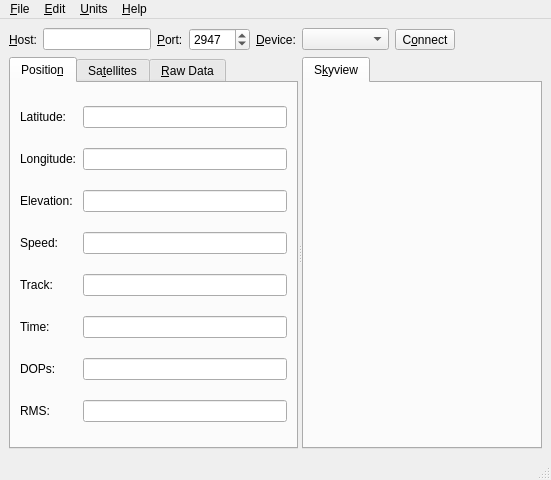
<?xml version="1.0" encoding="UTF-8"?>
<ui version="4.0">
 <class>MainWindow</class>
 <widget class="QMainWindow" name="MainWindow">
  <property name="geometry">
   <rect>
    <x>0</x>
    <y>0</y>
    <width>551</width>
    <height>480</height>
   </rect>
  </property>
  <property name="windowTitle">
   <string>qtGpsc</string>
  </property>
  <property name="windowIcon">
   <iconset resource="qtgpsc.qrc">
    <normaloff>:/rsc/images/gpsd-logo-small.png</normaloff>:/rsc/images/gpsd-logo-small.png</iconset>
  </property>
  <widget class="QWidget" name="main">
   <layout class="QVBoxLayout" name="verticalLayout">
    <item>
     <layout class="QHBoxLayout" name="horizontalLayout">
      <item>
       <widget class="QLabel" name="hostLabel">
        <property name="text">
         <string>&amp;Host:</string>
        </property>
        <property name="buddy">
         <cstring>host</cstring>
        </property>
       </widget>
      </item>
      <item>
       <widget class="QLineEdit" name="host">
        <property name="toolTip">
         <string>Hostname of GPSD server</string>
        </property>
       </widget>
      </item>
      <item>
       <widget class="QLabel" name="portLabel">
        <property name="text">
         <string>&amp;Port:</string>
        </property>
        <property name="buddy">
         <cstring>port</cstring>
        </property>
       </widget>
      </item>
      <item>
       <widget class="QSpinBox" name="port">
        <property name="toolTip">
         <string>Port number of GPSD server</string>
        </property>
        <property name="minimum">
         <number>1</number>
        </property>
        <property name="maximum">
         <number>65535</number>
        </property>
        <property name="value">
         <number>2947</number>
        </property>
       </widget>
      </item>
      <item>
       <widget class="QLabel" name="deviceLabel">
        <property name="text">
         <string>&amp;Device:</string>
        </property>
        <property name="buddy">
         <cstring>device</cstring>
        </property>
       </widget>
      </item>
      <item>
       <widget class="QComboBox" name="device">
        <property name="sizePolicy">
         <sizepolicy hsizetype="Expanding" vsizetype="Fixed">
          <horstretch>0</horstretch>
          <verstretch>0</verstretch>
         </sizepolicy>
        </property>
        <property name="toolTip">
         <string>GPSD device to watch</string>
        </property>
       </widget>
      </item>
      <item>
       <widget class="QToolButton" name="connectButton">
        <property name="toolTip">
         <string>Connect or disconnect from GPSD server</string>
        </property>
        <property name="text">
         <string>C&amp;onnect</string>
        </property>
        <property name="shortcut">
         <string>Ctrl+O</string>
        </property>
        <property name="checkable">
         <bool>true</bool>
        </property>
       </widget>
      </item>
      <item>
       <spacer name="horizontalSpacer">
        <property name="orientation">
         <enum>Qt::Horizontal</enum>
        </property>
        <property name="sizeType">
         <enum>QSizePolicy::Expanding</enum>
        </property>
        <property name="sizeHint" stdset="0">
         <size>
          <width>20</width>
          <height>20</height>
         </size>
        </property>
       </spacer>
      </item>
     </layout>
    </item>
    <item>
     <widget class="QSplitter" name="splitter">
      <property name="sizePolicy">
       <sizepolicy hsizetype="Expanding" vsizetype="Expanding">
        <horstretch>0</horstretch>
        <verstretch>0</verstretch>
       </sizepolicy>
      </property>
      <property name="orientation">
       <enum>Qt::Horizontal</enum>
      </property>
      <widget class="QTabWidget" name="tabWidget_3">
       <property name="currentIndex">
        <number>0</number>
       </property>
       <widget class="QWidget" name="tab_6">
        <attribute name="title">
         <string>Positio&amp;n</string>
        </attribute>
        <attribute name="toolTip">
         <string>Position, velocity, and time data</string>
        </attribute>
        <layout class="QGridLayout" name="gridLayout">
         <item row="0" column="0">
          <widget class="QLabel" name="latitudeLabel">
           <property name="text">
            <string>Latitude:</string>
           </property>
          </widget>
         </item>
         <item row="0" column="1">
          <widget class="QLineEdit" name="latitude">
           <property name="toolTip">
            <string>Latitude value</string>
           </property>
           <property name="alignment">
            <set>Qt::AlignRight|Qt::AlignTrailing|Qt::AlignVCenter</set>
           </property>
           <property name="readOnly">
            <bool>true</bool>
           </property>
          </widget>
         </item>
         <item row="1" column="0">
          <widget class="QLabel" name="longitudeLabel">
           <property name="text">
            <string>Longitude:</string>
           </property>
          </widget>
         </item>
         <item row="1" column="1">
          <widget class="QLineEdit" name="longitude">
           <property name="toolTip">
            <string>Longitude value</string>
           </property>
           <property name="alignment">
            <set>Qt::AlignRight|Qt::AlignTrailing|Qt::AlignVCenter</set>
           </property>
           <property name="readOnly">
            <bool>true</bool>
           </property>
          </widget>
         </item>
         <item row="2" column="0">
          <widget class="QLabel" name="elevationLabel">
           <property name="text">
            <string>Elevation:</string>
           </property>
          </widget>
         </item>
         <item row="2" column="1">
          <widget class="QLineEdit" name="elevation">
           <property name="toolTip">
            <string>Elevation value</string>
           </property>
           <property name="alignment">
            <set>Qt::AlignRight|Qt::AlignTrailing|Qt::AlignVCenter</set>
           </property>
           <property name="readOnly">
            <bool>true</bool>
           </property>
          </widget>
         </item>
         <item row="3" column="0">
          <widget class="QLabel" name="speedLabel">
           <property name="text">
            <string>Speed:</string>
           </property>
          </widget>
         </item>
         <item row="3" column="1">
          <widget class="QLineEdit" name="speed">
           <property name="toolTip">
            <string>Speed value</string>
           </property>
           <property name="alignment">
            <set>Qt::AlignRight|Qt::AlignTrailing|Qt::AlignVCenter</set>
           </property>
           <property name="readOnly">
            <bool>true</bool>
           </property>
          </widget>
         </item>
         <item row="4" column="0">
          <widget class="QLabel" name="trackLabel">
           <property name="text">
            <string>Track:</string>
           </property>
          </widget>
         </item>
         <item row="4" column="1">
          <widget class="QLineEdit" name="track">
           <property name="toolTip">
            <string>Track (course) value</string>
           </property>
           <property name="alignment">
            <set>Qt::AlignRight|Qt::AlignTrailing|Qt::AlignVCenter</set>
           </property>
           <property name="readOnly">
            <bool>true</bool>
           </property>
          </widget>
         </item>
         <item row="5" column="0">
          <widget class="QLabel" name="timeLabel">
           <property name="text">
            <string>Time:</string>
           </property>
          </widget>
         </item>
         <item row="5" column="1">
          <widget class="QLineEdit" name="tstamp">
           <property name="toolTip">
            <string>UTC timestamp</string>
           </property>
           <property name="alignment">
            <set>Qt::AlignRight|Qt::AlignTrailing|Qt::AlignVCenter</set>
           </property>
           <property name="readOnly">
            <bool>true</bool>
           </property>
          </widget>
         </item>
         <item row="6" column="0">
          <widget class="QLabel" name="dopsLabel">
           <property name="text">
            <string>DOPs:</string>
           </property>
          </widget>
         </item>
         <item row="6" column="1">
          <widget class="QLineEdit" name="dops">
           <property name="toolTip">
            <string>Dilution of precision values</string>
           </property>
           <property name="whatsThis">
            <string>&lt;!DOCTYPE HTML PUBLIC &quot;-//W3C//DTD HTML 4.0//EN&quot; &quot;http://www.w3.org/TR/REC-html40/strict.dtd&quot;&gt;
&lt;html&gt;&lt;head&gt;&lt;meta name=&quot;qrichtext&quot; content=&quot;1&quot; /&gt;&lt;style type=&quot;text/css&quot;&gt;
p, li { white-space: pre-wrap; }
&lt;/style&gt;&lt;/head&gt;&lt;body style=&quot; font-family:'Sans Serif'; font-size:10pt; font-weight:400; font-style:normal;&quot;&gt;
&lt;p style=&quot; margin-top:0px; margin-bottom:0px; margin-left:0px; margin-right:0px; -qt-block-indent:0; text-indent:0px;&quot;&gt;Shows the dilution of precision (DOP) values computed by the GPS receiver (or estimated by GPSD if the receiver does not provide them). They are as follows:&lt;/p&gt;
&lt;p style=&quot;-qt-paragraph-type:empty; margin-top:0px; margin-bottom:0px; margin-left:0px; margin-right:0px; -qt-block-indent:0; text-indent:0px;&quot;&gt;&lt;/p&gt;
&lt;p style=&quot; margin-top:0px; margin-bottom:0px; margin-left:0px; margin-right:0px; -qt-block-indent:0; text-indent:0px;&quot;&gt;&lt;span style=&quot; font-weight:600;&quot;&gt;P:&lt;/span&gt; Point dilution of precision (PDOP)&lt;/p&gt;
&lt;p style=&quot; margin-top:0px; margin-bottom:0px; margin-left:0px; margin-right:0px; -qt-block-indent:0; text-indent:0px;&quot;&gt;&lt;span style=&quot; font-weight:600;&quot;&gt;H:&lt;/span&gt; Horizontal dilution of precision (HDOP)&lt;/p&gt;
&lt;p style=&quot; margin-top:0px; margin-bottom:0px; margin-left:0px; margin-right:0px; -qt-block-indent:0; text-indent:0px;&quot;&gt;&lt;span style=&quot; font-weight:600;&quot;&gt;V:&lt;/span&gt; Vertical dilution of precision (VDOP)&lt;/p&gt;
&lt;p style=&quot; margin-top:0px; margin-bottom:0px; margin-left:0px; margin-right:0px; -qt-block-indent:0; text-indent:0px;&quot;&gt;&lt;span style=&quot; font-weight:600;&quot;&gt;T:&lt;/span&gt; Time dilution of precision (TDOP)&lt;/p&gt;
&lt;p style=&quot; margin-top:0px; margin-bottom:0px; margin-left:0px; margin-right:0px; -qt-block-indent:0; text-indent:0px;&quot;&gt;&lt;span style=&quot; font-weight:600;&quot;&gt;G:&lt;/span&gt; Geometric dilution of precision (GDOP)&lt;/p&gt;&lt;/body&gt;&lt;/html&gt;</string>
           </property>
           <property name="alignment">
            <set>Qt::AlignRight|Qt::AlignTrailing|Qt::AlignVCenter</set>
           </property>
           <property name="readOnly">
            <bool>true</bool>
           </property>
          </widget>
         </item>
         <item row="7" column="0">
          <widget class="QLabel" name="rmsLabel">
           <property name="text">
            <string>RMS:</string>
           </property>
          </widget>
         </item>
         <item row="7" column="1">
          <widget class="QLineEdit" name="rms">
           <property name="toolTip">
            <string>Root mean square error estimates</string>
           </property>
           <property name="whatsThis">
            <string>&lt;!DOCTYPE HTML PUBLIC &quot;-//W3C//DTD HTML 4.0//EN&quot; &quot;http://www.w3.org/TR/REC-html40/strict.dtd&quot;&gt;
&lt;html&gt;&lt;head&gt;&lt;meta name=&quot;qrichtext&quot; content=&quot;1&quot; /&gt;&lt;style type=&quot;text/css&quot;&gt;
p, li { white-space: pre-wrap; }
&lt;/style&gt;&lt;/head&gt;&lt;body style=&quot; font-family:'Sans Serif'; font-size:10pt; font-weight:400; font-style:normal;&quot;&gt;
&lt;p style=&quot; margin-top:0px; margin-bottom:0px; margin-left:0px; margin-right:0px; -qt-block-indent:0; text-indent:0px;&quot;&gt;Shows root mean square (RMS) error estimates for the current position solution in the horizontal and vertical planes, prefixed by &lt;span style=&quot; font-weight:600;&quot;&gt;H&lt;/span&gt; and &lt;span style=&quot; font-weight:600;&quot;&gt;V&lt;/span&gt;, respectively.&lt;/p&gt;
&lt;p style=&quot;-qt-paragraph-type:empty; margin-top:0px; margin-bottom:0px; margin-left:0px; margin-right:0px; -qt-block-indent:0; text-indent:0px;&quot;&gt;&lt;/p&gt;
&lt;p style=&quot; margin-top:0px; margin-bottom:0px; margin-left:0px; margin-right:0px; -qt-block-indent:0; text-indent:0px;&quot;&gt;The units of these quantities are the same as the selected altitude units, i.e., metres or feet.&lt;/p&gt;&lt;/body&gt;&lt;/html&gt;</string>
           </property>
           <property name="alignment">
            <set>Qt::AlignRight|Qt::AlignTrailing|Qt::AlignVCenter</set>
           </property>
           <property name="readOnly">
            <bool>true</bool>
           </property>
          </widget>
         </item>
        </layout>
       </widget>
       <widget class="QWidget" name="tab_7">
        <attribute name="title">
         <string>Sa&amp;tellites</string>
        </attribute>
        <attribute name="toolTip">
         <string>Satellite constellation data</string>
        </attribute>
        <layout class="QGridLayout" name="gridLayout_2">
         <item row="0" column="0">
          <widget class="SatTable" name="satTable">
           <attribute name="horizontalHeaderMinimumSectionSize">
            <number>20</number>
           </attribute>
           <attribute name="verticalHeaderVisible">
            <bool>false</bool>
           </attribute>
           <attribute name="verticalHeaderVisible">
            <bool>false</bool>
           </attribute>
           <attribute name="horizontalHeaderMinimumSectionSize">
            <number>20</number>
           </attribute>
           <column>
            <property name="text">
             <string>PRN</string>
            </property>
           </column>
           <column>
            <property name="text">
             <string>Azimuth</string>
            </property>
           </column>
           <column>
            <property name="text">
             <string>Elevation</string>
            </property>
           </column>
           <column>
            <property name="text">
             <string>S/N</string>
            </property>
           </column>
           <column>
            <property name="text">
             <string>Used</string>
            </property>
           </column>
          </widget>
         </item>
        </layout>
       </widget>
       <widget class="QWidget" name="tab">
        <attribute name="title">
         <string>&amp;Raw Data</string>
        </attribute>
        <attribute name="toolTip">
         <string>Raw data stream from GPSD server</string>
        </attribute>
        <layout class="QVBoxLayout" name="verticalLayout_3">
         <item>
          <widget class="GpsdRawDataViewer" name="rawDataViewer" native="true"/>
         </item>
        </layout>
       </widget>
      </widget>
      <widget class="QTabWidget" name="tabWidget_2">
       <property name="minimumSize">
        <size>
         <width>240</width>
         <height>0</height>
        </size>
       </property>
       <property name="currentIndex">
        <number>0</number>
       </property>
       <widget class="QWidget" name="tab_3">
        <attribute name="title">
         <string>S&amp;kyview</string>
        </attribute>
        <attribute name="toolTip">
         <string>Skyplot of satellite constellation</string>
        </attribute>
        <layout class="QVBoxLayout" name="verticalLayout_2">
         <item>
          <widget class="SatView" name="satView" native="true">
           <property name="sizePolicy">
            <sizepolicy hsizetype="Expanding" vsizetype="Expanding">
             <horstretch>0</horstretch>
             <verstretch>0</verstretch>
            </sizepolicy>
           </property>
           <property name="focusPolicy">
            <enum>Qt::StrongFocus</enum>
           </property>
           <property name="whatsThis">
            <string>This is a graphical representation of the GNSS (Global Navigation Satellite System) constellation with respect to the receiver's current location.

The range circles represent the elevation angle, from 0° (the horizon) on the outer circle to 90° (the zenith) at the centre. Therefore, the higher a satellite is on the sky, the closer to the centre.

The azimuth of a satellite respect to the receiver is given in a clockwise fashion, with True North straight up, East on the right, South at the bottom, and West on the left.

Satellites which the GNSS receiver reports as being used in the solution are shown with a solid fill; visible satellites which are reported as not in use are represented as hollow circles. In any case, SVN (Satellite Vehicle Number) as reported by the GNSS receiver is shown next to the satellite's position.
</string>
           </property>
          </widget>
         </item>
        </layout>
       </widget>
      </widget>
     </widget>
    </item>
   </layout>
  </widget>
  <widget class="QMenuBar" name="menubar">
   <property name="geometry">
    <rect>
     <x>0</x>
     <y>0</y>
     <width>551</width>
     <height>22</height>
    </rect>
   </property>
   <widget class="QMenu" name="menu_File">
    <property name="title">
     <string>&amp;File</string>
    </property>
    <addaction name="actionQuit"/>
   </widget>
   <widget class="QMenu" name="menuUnits">
    <property name="title">
     <string>&amp;Units</string>
    </property>
    <widget class="QMenu" name="menuSpeed">
     <property name="title">
      <string>&amp;Speed</string>
     </property>
     <addaction name="actionMetres_per_second"/>
     <addaction name="actionKilometres_per_hour"/>
     <addaction name="actionMiles_per_hour"/>
     <addaction name="actionKnots"/>
    </widget>
    <widget class="QMenu" name="menuAltitude">
     <property name="title">
      <string>&amp;Altitude</string>
     </property>
     <addaction name="actionMetres"/>
     <addaction name="actionFeet"/>
    </widget>
    <widget class="QMenu" name="menuDistance">
     <property name="title">
      <string>&amp;Distance</string>
     </property>
     <addaction name="actionKilometres"/>
     <addaction name="actionStatute_Miles"/>
     <addaction name="actionNautical_Miles"/>
    </widget>
    <widget class="QMenu" name="menuPosition">
     <property name="title">
      <string>&amp;Position</string>
     </property>
     <addaction name="actionDegrees_minutes_seconds"/>
     <addaction name="actionDegrees_minutes"/>
     <addaction name="actionDegrees"/>
     <addaction name="actionGrads"/>
     <addaction name="actionRadians"/>
    </widget>
    <addaction name="menuAltitude"/>
    <addaction name="menuDistance"/>
    <addaction name="menuSpeed"/>
    <addaction name="menuPosition"/>
   </widget>
   <widget class="QMenu" name="menuHelp">
    <property name="title">
     <string>&amp;Help</string>
    </property>
    <addaction name="actionAbout"/>
   </widget>
   <widget class="QMenu" name="menu_Edit">
    <property name="title">
     <string>&amp;Edit</string>
    </property>
    <addaction name="actionCopy_Position_as_KML"/>
    <addaction name="actionCopy_Position_as_CSV"/>
   </widget>
   <addaction name="menu_File"/>
   <addaction name="menu_Edit"/>
   <addaction name="menuUnits"/>
   <addaction name="menuHelp"/>
  </widget>
  <widget class="QStatusBar" name="statusbar"/>
  <action name="actionQuit">
   <property name="text">
    <string>Quit</string>
   </property>
   <property name="shortcut">
    <string>Ctrl+Q</string>
   </property>
  </action>
  <action name="actionCut">
   <property name="text">
    <string>Cut</string>
   </property>
   <property name="shortcut">
    <string>Ctrl+X</string>
   </property>
  </action>
  <action name="actionCopy">
   <property name="text">
    <string>Copy</string>
   </property>
   <property name="shortcut">
    <string>Ctrl+C</string>
   </property>
  </action>
  <action name="actionPaste">
   <property name="text">
    <string>Paste</string>
   </property>
   <property name="shortcut">
    <string>Ctrl+V</string>
   </property>
  </action>
  <action name="actionCopy_Position_as_KML">
   <property name="text">
    <string>Copy Position as &amp;KML</string>
   </property>
   <property name="shortcut">
    <string>Ctrl+Shift+K</string>
   </property>
  </action>
  <action name="actionMetres">
   <property name="checkable">
    <bool>true</bool>
   </property>
   <property name="text">
    <string>&amp;Metres</string>
   </property>
  </action>
  <action name="actionFeet">
   <property name="checkable">
    <bool>true</bool>
   </property>
   <property name="text">
    <string>&amp;Feet</string>
   </property>
  </action>
  <action name="actionKilometres">
   <property name="checkable">
    <bool>true</bool>
   </property>
   <property name="text">
    <string>&amp;Kilometres</string>
   </property>
  </action>
  <action name="actionStatute_Miles">
   <property name="checkable">
    <bool>true</bool>
   </property>
   <property name="text">
    <string>&amp;Statute Miles</string>
   </property>
  </action>
  <action name="actionNautical_Miles">
   <property name="checkable">
    <bool>true</bool>
   </property>
   <property name="text">
    <string>&amp;Nautical Miles</string>
   </property>
  </action>
  <action name="actionMetres_per_second">
   <property name="checkable">
    <bool>true</bool>
   </property>
   <property name="text">
    <string>&amp;Metres per second</string>
   </property>
  </action>
  <action name="actionKilometres_per_hour">
   <property name="checkable">
    <bool>true</bool>
   </property>
   <property name="text">
    <string>&amp;Kilometres per hour</string>
   </property>
  </action>
  <action name="actionMiles_per_hour">
   <property name="checkable">
    <bool>true</bool>
   </property>
   <property name="text">
    <string>M&amp;iles per hour</string>
   </property>
  </action>
  <action name="actionKnots">
   <property name="checkable">
    <bool>true</bool>
   </property>
   <property name="text">
    <string>K&amp;nots</string>
   </property>
  </action>
  <action name="actionDegrees_minutes_seconds">
   <property name="checkable">
    <bool>true</bool>
   </property>
   <property name="text">
    <string>Degrees, minutes, &amp;seconds</string>
   </property>
  </action>
  <action name="actionDegrees_minutes">
   <property name="checkable">
    <bool>true</bool>
   </property>
   <property name="text">
    <string>Degrees, &amp;minutes</string>
   </property>
  </action>
  <action name="actionDegrees">
   <property name="checkable">
    <bool>true</bool>
   </property>
   <property name="text">
    <string>&amp;Degrees</string>
   </property>
  </action>
  <action name="actionGrads">
   <property name="checkable">
    <bool>true</bool>
   </property>
   <property name="text">
    <string>&amp;Grads</string>
   </property>
  </action>
  <action name="actionRadians">
   <property name="checkable">
    <bool>true</bool>
   </property>
   <property name="text">
    <string>&amp;Radians</string>
   </property>
  </action>
  <action name="actionAbout">
   <property name="text">
    <string>&amp;About</string>
   </property>
  </action>
  <action name="actionCopy_Position_as_CSV">
   <property name="text">
    <string>Copy Position as &amp;CSV</string>
   </property>
   <property name="shortcut">
    <string>Ctrl+Shift+C</string>
   </property>
  </action>
 </widget>
 <customwidgets>
  <customwidget>
   <class>SatView</class>
   <extends>QWidget</extends>
   <header>satview.h</header>
   <container>1</container>
  </customwidget>
  <customwidget>
   <class>SatTable</class>
   <extends>QTableWidget</extends>
   <header>sattable.h</header>
  </customwidget>
  <customwidget>
   <class>GpsdRawDataViewer</class>
   <extends>QWidget</extends>
   <header>gpsdrawdataviewer.h</header>
   <container>1</container>
   <slots>
    <slot>setHost(QString)</slot>
    <slot>setPort(quint16)</slot>
    <slot>setPort(int)</slot>
    <slot>connectToServer(bool)</slot>
   </slots>
  </customwidget>
 </customwidgets>
 <tabstops>
  <tabstop>host</tabstop>
  <tabstop>port</tabstop>
  <tabstop>device</tabstop>
  <tabstop>connectButton</tabstop>
  <tabstop>tabWidget_2</tabstop>
 </tabstops>
 <resources>
  <include location="qtgpsc.qrc"/>
 </resources>
 <connections>
  <connection>
   <sender>host</sender>
   <signal>returnPressed()</signal>
   <receiver>connectButton</receiver>
   <slot>toggle()</slot>
   <hints>
    <hint type="sourcelabel">
     <x>135</x>
     <y>41</y>
    </hint>
    <hint type="destinationlabel">
     <x>431</x>
     <y>46</y>
    </hint>
   </hints>
  </connection>
  <connection>
   <sender>connectButton</sender>
   <signal>toggled(bool)</signal>
   <receiver>host</receiver>
   <slot>setDisabled(bool)</slot>
   <hints>
    <hint type="sourcelabel">
     <x>459</x>
     <y>41</y>
    </hint>
    <hint type="destinationlabel">
     <x>66</x>
     <y>34</y>
    </hint>
   </hints>
  </connection>
  <connection>
   <sender>connectButton</sender>
   <signal>toggled(bool)</signal>
   <receiver>port</receiver>
   <slot>setDisabled(bool)</slot>
   <hints>
    <hint type="sourcelabel">
     <x>459</x>
     <y>48</y>
    </hint>
    <hint type="destinationlabel">
     <x>262</x>
     <y>48</y>
    </hint>
   </hints>
  </connection>
  <connection>
   <sender>actionQuit</sender>
   <signal>triggered()</signal>
   <receiver>MainWindow</receiver>
   <slot>close()</slot>
   <hints>
    <hint type="sourcelabel">
     <x>-1</x>
     <y>-1</y>
    </hint>
    <hint type="destinationlabel">
     <x>275</x>
     <y>239</y>
    </hint>
   </hints>
  </connection>
  <connection>
   <sender>host</sender>
   <signal>textChanged(QString)</signal>
   <receiver>rawDataViewer</receiver>
   <slot>setHost(QString)</slot>
   <hints>
    <hint type="sourcelabel">
     <x>57</x>
     <y>37</y>
    </hint>
    <hint type="destinationlabel">
     <x>90</x>
     <y>136</y>
    </hint>
   </hints>
  </connection>
  <connection>
   <sender>port</sender>
   <signal>valueChanged(int)</signal>
   <receiver>rawDataViewer</receiver>
   <slot>setPort(int)</slot>
   <hints>
    <hint type="sourcelabel">
     <x>242</x>
     <y>38</y>
    </hint>
    <hint type="destinationlabel">
     <x>225</x>
     <y>158</y>
    </hint>
   </hints>
  </connection>
  <connection>
   <sender>connectButton</sender>
   <signal>toggled(bool)</signal>
   <receiver>rawDataViewer</receiver>
   <slot>connectToServer(bool)</slot>
   <hints>
    <hint type="sourcelabel">
     <x>442</x>
     <y>43</y>
    </hint>
    <hint type="destinationlabel">
     <x>156</x>
     <y>188</y>
    </hint>
   </hints>
  </connection>
 </connections>
</ui>
